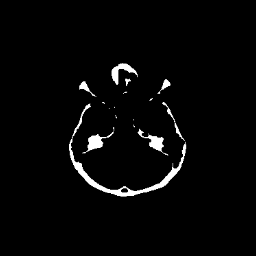

The script that drew this image:
#!/usr/bin/env python

# Apply morphological open-close operation to a thresholded medical image.

# Factory overrides
import vtkmodules.vtkInteractionStyle  # noqa: F401
import vtkmodules.vtkRenderingFreeType  # noqa: F401
import vtkmodules.vtkRenderingOpenGL2  # noqa: F401

import os

from vtkmodules.vtkIOImage import vtkPNGReader
from vtkmodules.vtkImagingCore import vtkImageThreshold
from vtkmodules.vtkImagingMorphological import vtkImageOpenClose3D
from vtkmodules.vtkRenderingCore import (
    vtkImageActor,
    vtkRenderWindow,
    vtkRenderWindowInteractor,
    vtkRenderer,
)

# Image pipeline
reader = vtkPNGReader()
data_dir = os.environ.get("VPE_DATA_DIR", os.path.dirname(os.path.abspath(__file__)))

reader.SetFileName(os.path.join(data_dir, "fullhead15.png"))

# Threshold
thresh = vtkImageThreshold()
thresh.SetInputConnection(reader.GetOutputPort())
thresh.SetOutputScalarTypeToUnsignedChar()
thresh.ThresholdByUpper(2000.0)
thresh.SetInValue(255)
thresh.SetOutValue(0)
thresh.ReplaceInOn()
thresh.ReplaceOutOn()
thresh.ReleaseDataFlagOff()

# Open-close
my_close = vtkImageOpenClose3D()
my_close.SetInputConnection(thresh.GetOutputPort())
my_close.SetOpenValue(0)
my_close.SetCloseValue(255)
my_close.SetKernelSize(5, 5, 3)
my_close.ReleaseDataFlagOff()
my_close.Update()

# Display with vtkImageActor
image_actor = vtkImageActor()
image_actor.GetMapper().SetInputConnection(my_close.GetOutputPort())

# Renderer
renderer = vtkRenderer()
renderer.AddActor(image_actor)

# Window
render_window = vtkRenderWindow()
render_window.AddRenderer(renderer)
render_window.SetSize(256, 256)
render_window.SetWindowName("open close3d")

# Scene
renderer.ResetCamera()

# Interactor
interactor = vtkRenderWindowInteractor()
interactor.SetRenderWindow(render_window)

interactor.Initialize()
interactor.Start()
